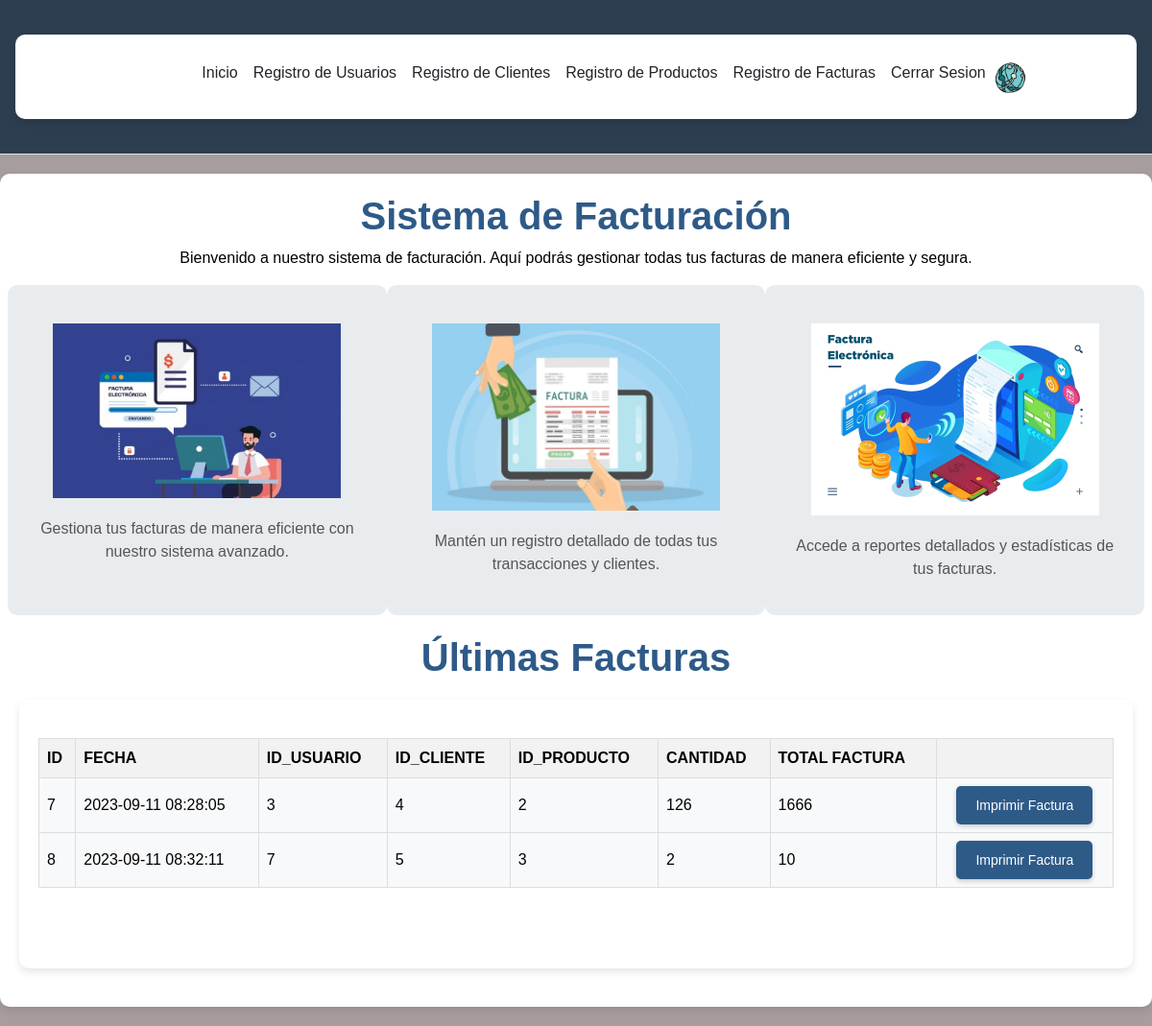
Screenshot of /Login_v18/home2.php with the database file from the repository.
### tables this page shows
CREATE TABLE `factura` (
  `idfactura` bigint(11) NOT NULL,
  `fecha` datetime NOT NULL,
  `idusuario` int(11) DEFAULT NULL,
  `idcliente` int(11) DEFAULT NULL,
  `idproducto` int(11) DEFAULT NULL,
  `cantidad` int(11) NOT NULL,
  `totalfactura` decimal(10,0) NOT NULL
);

### Login_v18/home2.php (the view, shortened to what this page needs)
<?php
require_once "header.php";
include("conexion.php");
?>
<head>
    <link rel="stylesheet" type="text/css" href="style-home2.css?ts=<?= time() ?>" />
</head>
<div class="container">
    <h1>Sistema de Facturación</h1>
    <p>Bienvenido a nuestro sistema de facturación. Aquí podrás gestionar todas tus facturas de manera eficiente y
        segura.</p>
    <div class="row">
        <div class="col-md-4 feature-box">
            <img src="images/home_01.jpeg" alt="Imagen Descriptiva 1" class="feature-image">
            <p class="feature-description">Gestiona tus facturas de manera eficiente con nuestro sistema avanzado.</p>
        </div>
        <div class="col-md-4 feature-box">
            <img src="images/home_02.jpeg" alt="Imagen Descriptiva 2" class="feature-image">
            <p class="feature-description">Mantén un registro detallado de todas tus transacciones y clientes.</p>
        </div>
        <div class="col-md-4 feature-box">
            <img src="images/home_03.jpeg" alt="Imagen Descriptiva 3" class="feature-image">
            <p class="feature-description">Accede a reportes detallados y estadísticas de tus facturas.</p>
        </div>
    </div>
    <h1>Últimas Facturas</h1>
    <div class="container">
        <div class="table-responsive">
            <table class="table table-light">
                <div class="users-table">
                    <thead class="table-dark">
                        <tr>
                            <th>ID</th>
                            <th>FECHA</th>
                            <th>ID_USUARIO</th>
                            <th>ID_CLIENTE</th>
                            <th>ID_PRODUCTO</th>
                            <th>CANTIDAD</th>
                            <th>TOTAL FACTURA</th>
                            <th></th>
                        </tr>
                    </thead>
                    <tbody>
                        <?php
                        $sql = "SELECT * FROM factura";
                        $query = mysqli_query($mysqli, $sql);
                        while ($row = mysqli_fetch_array($query)): ?>
                            <tr>
                                <td name="idfactura">
                                    <?= $row['idfactura'] ?>
                                </td>
                                <td name="fecha">
                                    <?= $row['fecha'] ?>
                                </td>
                                <td name="idusuario">
                                    <?= $row['idusuario'] ?>
                                </td>
                                <td name="idcliente">
                                    <?= $row['idcliente'] ?>
                                </td>
                                <td name="idproducto">
                                    <?= $row['idproducto'] ?>
                                </td>
                                <td name="cantidad">
                                    <?= $row['cantidad'] ?>
                                </td>
                                <td name="totalfactura">
                                    <?= $row['totalfactura'] ?>
                                </td>
                                <td>
                                    <form action="Impresion_Factura/invoice.php" method="POST">
                                    <button type="submit" class="users-table--imprimir">Imprimir Factura</button>
                                </td>
                            </tr>
                        <?php endwhile; ?>
                    </tbody>
                </div>
            </table>
            <br>
            <br>
        </div>

### Login_v18/style-general.css (style rules this page uses)
* { box-sizing: border-box; margin: 0; padding: 0; }
html { font-family: 'Segoe UI', sans-serif; text-align: center; }
body { background-color: #8A2BE2; font-family: 'Roboto', sans-serif; color: #ffffff; margin: 0; padding: 0; }
.container { max-width: 1200px; margin: 20px auto; padding: 20px; }
.table-responsive { overflow-x: auto; }
.table { width: 100%; border-collapse: collapse; }
.table th, .table td { border: 1px solid #ddd; padding: 8px; }
.table th { background-color: #f2f2f2; }
body { font-family: 'Nunito', sans-serif; background-color: #f4f4f4; }

### Login_v18/style-home2.css (style rules this page uses)
body { background-color: #a79d9d; font-family: 'Arial', sans-serif; }
p { color: black; }
.container { background-color: #ffffff; padding: 20px; border-radius: 10px; box-shadow: 0 4px 8px rgba(0, 0, 0, 0.1); }
h1 { color: #2E5A88; font-weight: bold; }
.feature-image { width: 100%; max-width: 300px; margin: 20px 0; }
.feature-description { font-size: 16px; color: #555; }
.feature-box { background-color: #E9ECEF; padding: 20px; border-radius: 10px; margin-bottom: 20px; }
table { width: 100%; border-collapse: collapse; margin-top: 20px; }
table, th, td { color: black; text-align: center; vertical-align: middle; }
th, td { padding: 8px 12px; text-align: left; }
th { background-color: #D3D3D3; }
.users-table--imprimir { background-color: #2E5A88; color: white; border: none; border-radius: 5px; cursor: pointer; font-size: 14px; height: 40px; line-height: 40px; padding: 0 20px; transition: background-color 0.3s ease; box-shadow: 0 2px 5px rgba(0, 0, 0, 0.2); display: block; margin: 0 auto; }

### rows the page displays
factura: idfactura "7", fecha "2023-09-11 08:28:05", idusuario "3", idcliente "4", idproducto "2", cantidad "126", totalfactura "1666"
factura: idfactura "8", fecha "2023-09-11 08:32:11", idusuario "7", idcliente "5", idproducto "3", cantidad "2", totalfactura "10"
